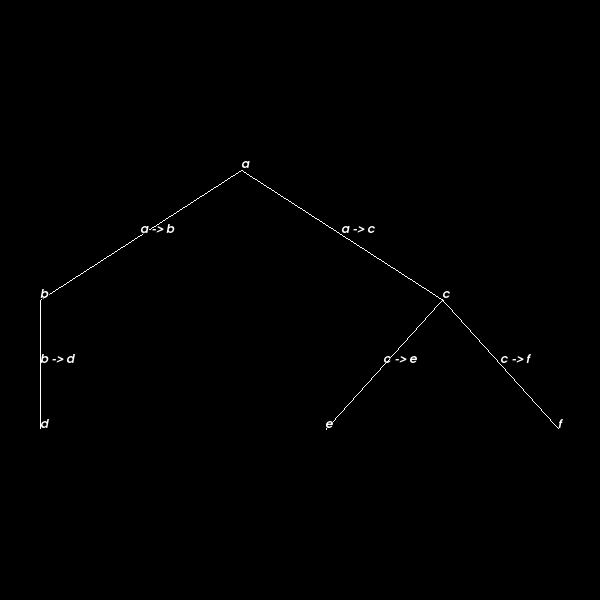

Write Python code to recreate this figure.
#!/usr/bin/env python

# Create a labelled tree with vertex and edge labels displayed using a
# hierarchical tree layout.

# Factory overrides: importing these modules registers the OpenGL rendering
# and interaction style implementations for vtkRenderingCore factory classes.
import vtkmodules.vtkInteractionStyle  # noqa: F401
import vtkmodules.vtkRenderingOpenGL2  # noqa: F401

# VTK pipeline classes used in this example
from vtkmodules.vtkCommonCore import vtkStringArray
from vtkmodules.vtkCommonDataModel import (
    vtkMutableDirectedGraph,
    vtkTree,
)
from vtkmodules.vtkFiltersCore import vtkCellCenters
from vtkmodules.vtkFiltersSources import vtkGraphToPolyData
from vtkmodules.vtkInfovisLayout import (
    vtkGraphLayout,
    vtkTreeLayoutStrategy,
)
from vtkmodules.vtkRenderingCore import (
    vtkActor,
    vtkActor2D,
    vtkPolyDataMapper,
    vtkRenderWindow,
    vtkRenderWindowInteractor,
    vtkRenderer,
)
from vtkmodules.vtkRenderingLabel import vtkLabeledDataMapper

# Graph: build a tree with six vertices (a-f)
graph = vtkMutableDirectedGraph()
a = graph.AddVertex()
b = graph.AddChild(a)
c = graph.AddChild(a)
d = graph.AddChild(b)
e = graph.AddChild(c)
f = graph.AddChild(c)

# Vertex labels
vertex_labels = vtkStringArray()
vertex_labels.SetName("VertexLabel")
vertex_labels.InsertValue(a, "a")
vertex_labels.InsertValue(b, "b")
vertex_labels.InsertValue(c, "c")
vertex_labels.InsertValue(d, "d")
vertex_labels.InsertValue(e, "e")
vertex_labels.InsertValue(f, "f")
graph.GetVertexData().AddArray(vertex_labels)

# Edge labels
edge_labels = vtkStringArray()
edge_labels.SetName("EdgeLabel")
edge_labels.InsertValue(graph.GetEdgeId(a, b), "a -> b")
edge_labels.InsertValue(graph.GetEdgeId(a, c), "a -> c")
edge_labels.InsertValue(graph.GetEdgeId(b, d), "b -> d")
edge_labels.InsertValue(graph.GetEdgeId(c, e), "c -> e")
edge_labels.InsertValue(graph.GetEdgeId(c, f), "c -> f")
graph.GetEdgeData().AddArray(edge_labels)

# Tree: convert the directed graph to a vtkTree
tree = vtkTree()
valid_tree = tree.CheckedShallowCopy(graph)
if not valid_tree:
    raise RuntimeError("Invalid tree structure")

# Filter: layout the tree with a hierarchical tree strategy
tree_layout_strategy = vtkTreeLayoutStrategy()
graph_layout = vtkGraphLayout()
graph_layout.SetInputData(tree)
graph_layout.SetLayoutStrategy(tree_layout_strategy)

# Filter: convert graph to polydata for rendering
graph_to_polydata = vtkGraphToPolyData()
graph_to_polydata.SetInputConnection(graph_layout.GetOutputPort())

# Mapper: map edge lines to graphics primitives
edge_mapper = vtkPolyDataMapper()
edge_mapper.SetInputConnection(graph_to_polydata.GetOutputPort())
edge_mapper.ScalarVisibilityOff()

# Actor: assign the edge geometry
edge_actor = vtkActor()
edge_actor.SetMapper(edge_mapper)

# Vertex labels: display the VertexLabel array as text at each vertex
vertex_label_mapper = vtkLabeledDataMapper()
vertex_label_mapper.SetInputConnection(graph_to_polydata.GetOutputPort())
vertex_label_mapper.SetLabelModeToLabelFieldData()
vertex_label_mapper.SetFieldDataName("VertexLabel")

vertex_label_actor = vtkActor2D()
vertex_label_actor.SetMapper(vertex_label_mapper)

# Edge labels: compute edge midpoints with vtkCellCenters, then label them
edge_centers = vtkCellCenters()
edge_centers.SetInputConnection(graph_to_polydata.GetOutputPort())
edge_centers.CopyArraysOn()

edge_label_mapper = vtkLabeledDataMapper()
edge_label_mapper.SetInputConnection(edge_centers.GetOutputPort())
edge_label_mapper.SetLabelModeToLabelFieldData()
edge_label_mapper.SetFieldDataName("EdgeLabel")

edge_label_actor = vtkActor2D()
edge_label_actor.SetMapper(edge_label_mapper)

# Renderer: assemble the scene
renderer = vtkRenderer()
renderer.AddActor(edge_actor)
renderer.AddActor(vertex_label_actor)
renderer.AddActor(edge_label_actor)

# Render window: display the rendered scene
render_window = vtkRenderWindow()
render_window.AddRenderer(renderer)
render_window.SetWindowName("create tree")
render_window.SetMultiSamples(0)
render_window.SetSize(600, 600)

# Interactor: handle mouse and keyboard events
render_window_interactor = vtkRenderWindowInteractor()
render_window_interactor.SetRenderWindow(render_window)

# Scene: reset camera
renderer.ResetCamera()

# Start: launch the interactive visualization
render_window_interactor.Initialize()
render_window_interactor.Start()
